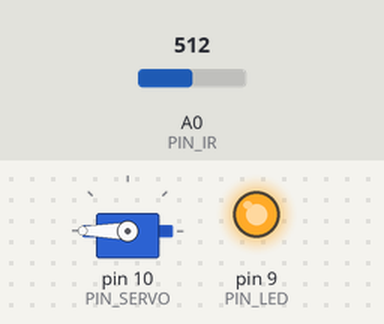
The sketch below on a simulated Arduino Uno, built with avr-gcc and run on an emulated ATmega328P. On the bench: servo, output pins drawn as LEDs (lit = HIGH). Inputs (shaded band) come from the test bench; at power-on: A0 (PIN_IR) = 512. What the sketch prints to the serial monitor is not drawn.

Above: at 1.2 s.
1.3 s: A0 (PIN_IR) set to 288
2.8 s: A0 (PIN_IR) set to 254
At 4.63 s:
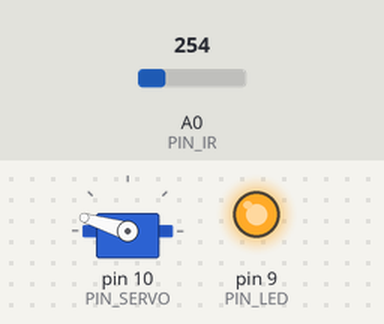
At 5.23 s:
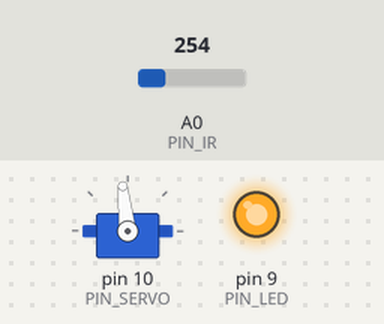
5.8 s: A0 (PIN_IR) set to 10
At 7.3 s:
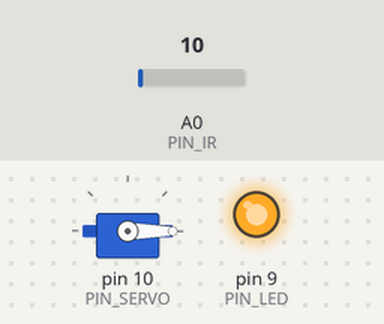
7.6 s: A0 (PIN_IR) set to 7
Timing chart, 0 to 41.6 s (numbered marks = the images above; inputs shaded):
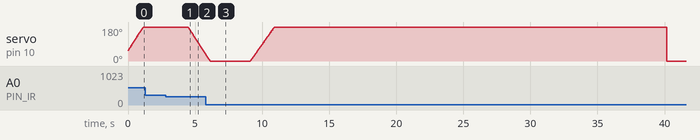

Measured:
- the behaviour switches between 272 and 271 on A0 (PIN_IR) (found by bisection; images 0 and 1)
- after the input at 2.8 s, servo on pin 10 (PIN_SERVO): moves from 180° to 35° over 1.3 s, starting after 1.7 s

The sketch:

21_bbc_20203118.ino
```cpp
#include <Servo.h>

// Arduino pin assignment
#define PIN_SERVO 10
#define PIN_LED 9
#define PIN_IR A0

// Framework setting
#define _DIST_TARGET 255
#define _DIST_MIN 100
#define _DIST_MAX 410

// Distance sensor
#define _DIST_ALPHA 0.4

//Servo range
#define _DUTY_MIN 1000
#define _DUTY_NEU 1400
#define _DUTY_MAX 2000

// Servo speed control
#define _POS_START (_DUTY_MIN + 100)
#define _POS_END (_DUTY_MAX - 100)
#define _SERVO_ANGLE 30
#define _SERVO_SPEED 60

// Event periods
#define _INTERVAL_DIST 20
#define _INTERVAL_SERVO 20
#define _INTERVAL_SERIAL 100

//////////////////////
// global variables //
//////////////////////

float dist_min, dist_max, event_dist ;

// Servo instance
Servo myservo;

// Distance sensor
float dist_target; // location to send the ball
float dist_raw, dist_ema, alpha;
int a, b;

// Event periods
unsigned long last_sampling_time_dist, last_sampling_time_servo, last_sampling_time_serial;
//bool event_dist, event_servo, event_serial;

// Servo speed control
int duty_chg_per_interval;
int duty_target, duty_curr;

void setup() {
  // initialize GPIO pins for LED and attach servo
  pinMode(PIN_LED,OUTPUT);
  digitalWrite(PIN_LED, 1);
  myservo.attach(PIN_SERVO);

  // initialize global variables
  dist_min = _DIST_MIN;
  dist_max = _DIST_MAX;
  dist_target = _DIST_TARGET;
  alpha = _DIST_ALPHA;

  duty_target = duty_curr = _POS_START;
  myservo.writeMicroseconds(duty_curr);

  // convert angle speed into duty change per interval.
  duty_chg_per_interval = (_DUTY_MAX-_DUTY_MIN)*((float)_SERVO_SPEED/180)*((float)_INTERVAL_SERVO/1000);

  // initialize serial port
  Serial.begin(57600);

  a = 69.04;
  b = 357.88;

  // initialize last sampling time
  last_sampling_time_dist = 0;
  last_sampling_time_servo = 0;
  last_sampling_time_serial = 0;
}

float ir_distance(void){ // return value unit: mm
  float val;
  float volt = float(analogRead(PIN_IR));
  val = ((6762.0/(volt-9.0))-4.0) * 10.0;
  return val;
}

void loop() {
  float raw_dist = ir_distance();
  float dist_cali = 100 + 300.0 / (b - a) * (raw_dist - a);
  float dist_ema = alpha*dist_cali + (1-alpha)*dist_cali;

  if (dist_ema < dist_target) {
    duty_curr += duty_chg_per_interval;
    if (dist_ema > dist_target) dist_ema = dist_target;
  }
  else {
    duty_curr -= duty_chg_per_interval;
    if (dist_ema < dist_target) dist_ema = dist_target;
  }
  myservo.writeMicroseconds(duty_curr);
  Serial.print("min:0,max:500,dist_ema:");
  Serial.println(dist_ema);

  last_sampling_time_dist +  _INTERVAL_DIST;
  last_sampling_time_servo + _INTERVAL_SERVO;
  last_sampling_time_serial + _INTERVAL_SERIAL;
}
```
